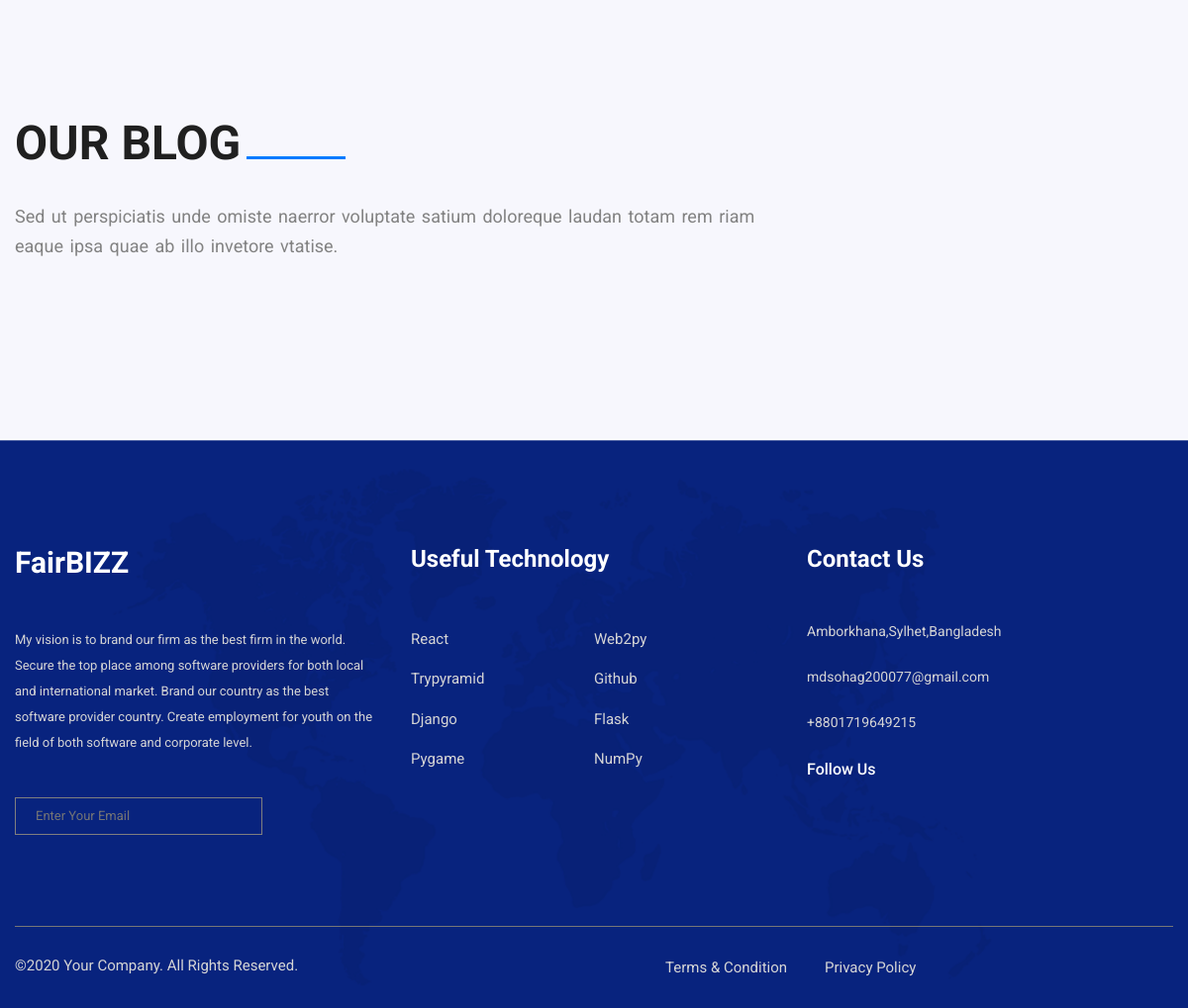
The app's page / (lower part), older data.
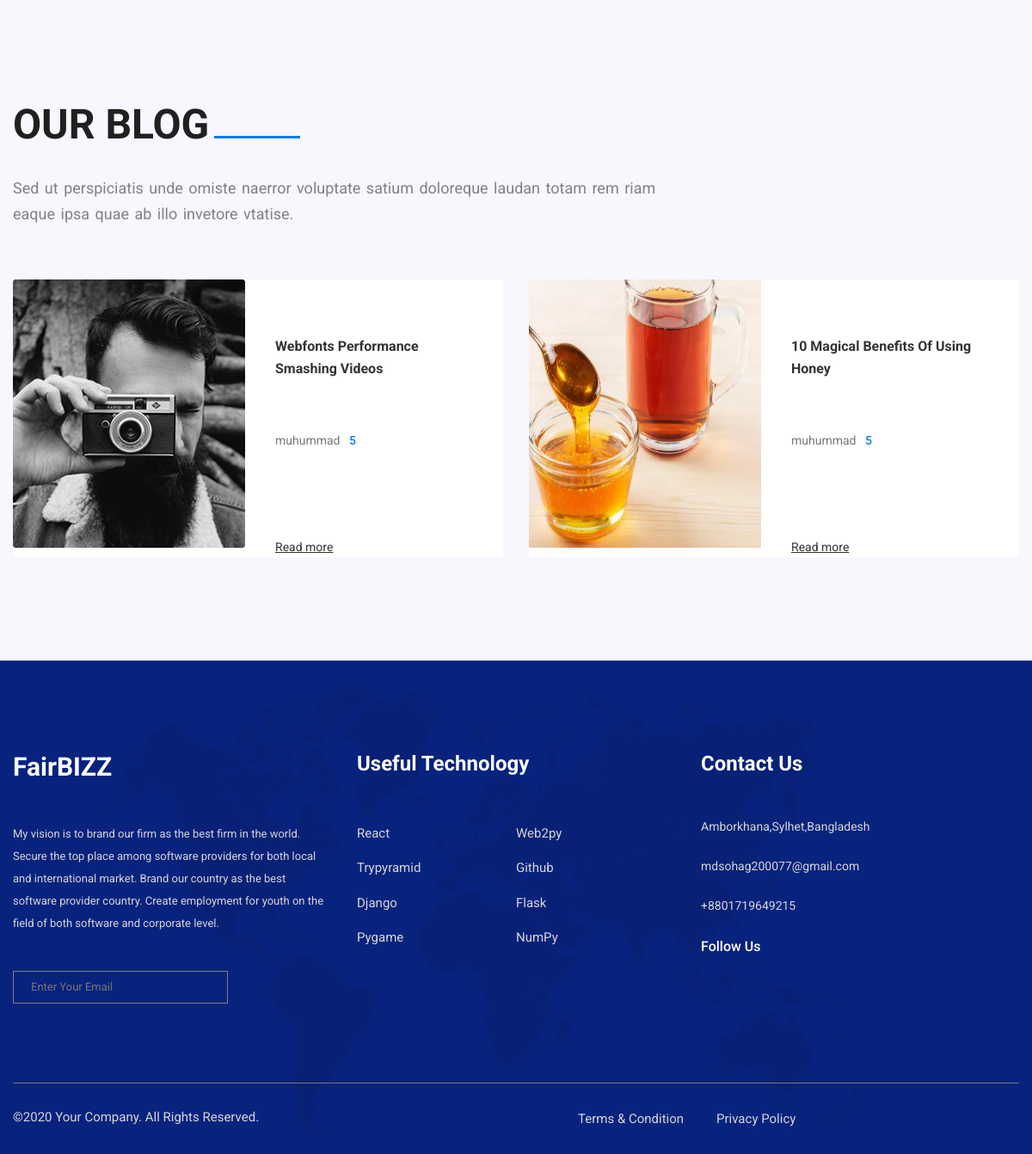
The same page, newer data.
### portfolio/models.py (models this page shows, shortened)
class Blog(models.Model):
    image=models.FileField(upload_to='blog')
    title=models.CharField(max_length=400)
    comments=models.CharField(max_length=400)
    admin_name=models.ForeignKey(User, on_delete=models.CASCADE)
    read_more=models.URLField(max_length=500)

### portfolio/views.py (the view)
# urls.py: path('',views.index,name="indexPage" )
def index(request):
    sliders=HomeSlider.objects.all()
    aboutUs=About.objects.get()
    aboutPerformance=AboutPerformance.objects.all()
    serviceAll=Service.objects.all()
    live_work=Live_work.objects.get()
    caseWork=CaseWork.objects.all()
    contactSlider=Contact.objects.all()
    companyBrand=CompanyBrand.objects.all()
    fQuestion=FQuestion.objects.all()
    blogs=Blog.objects.all()
    context={
        'sliders':sliders,
        'aboutUs':aboutUs,
        'aboutPerformance':aboutPerformance,
        'serviceAll':serviceAll,
        'live_work':live_work,
        'caseWork':caseWork,
        'contactSlider':contactSlider,
        'companyBrand':companyBrand,
        'fQuestion':fQuestion,
        'blogs':blogs,
    }
    return render(request,'index.html',context)

### templates/index.html (shortened to what this page needs)
{% extends 'base.html' %}
{% load static %}
{% block body %}
    <main>
        <section id="blog" class="blog-area">
            <div class="container">
                <div class="blog-section">
                    <h1 class="wow fadeInUp" data-wow-duration="2.5s" data-wow-delay=".2s">Our Blog<span></span></h1>
                    <p class="wow fadeInRight" data-wow-duration="3s" data-wow-delay=".2s">Sed ut perspiciatis unde omiste naerror voluptate satium doloreque laudan totam rem riam eaque ipsa quae ab illo invetore vtatise.</p>
                </div>
                <div class="row ">
                    {% for singleBlog in blogs %}
                        <div class="col-md-6 col-lg-6 col-xl-6 wow fadeInRight" data-wow-duration="2.5s" data-wow-delay=".2s">
                            <div class="latest-blog blog-bg">
                                <div class="row">
                                    <div class="col-md-6 col-lg-6 col-xl-6">
                                        <div class="blog-img">
                                            <img style='height:312px' src="{{singleBlog.image.url}}" alt="">
                                        </div>
                                    </div>
                                    <div class="col-md-6 col-lg-6 col-xl-6">
                                        <div class="latest-blog-content">
                                            <h1>{{singleBlog.title}}</h1>
                                            <div class="meta-box">
                                                <span>{{singleBlog.admin_name}}<span>
                                                <a href="#"><span>{{singleBlog.comments}}</span></a>
                                            </div>
                                            <div class="read-more">
                                                <a target="_blank" href="{{singleBlog.read_more}}">Read more</a>
                                            </div>
                                        </div>
                                    </div>
                                </div>
                            </div>
                        </div>
                    {% endfor %}
                </div>
            </div>
        </section>
    </main>
{% endblock body %}

### templates/base.html (shortened to what this page needs)
{% load static %}
<!DOCTYPE html>
<html lang="en">
    <head>
        <link rel="stylesheet" href="{% static 'bd/css/bootstrap.min.css' %}">
        <link rel="stylesheet" href="{% static 'bd/css/icofont.min.css' %}">
        <link rel="stylesheet" href="{% static 'bd/css/animate.min.css' %}">
        <link rel="stylesheet" href="{% static 'bd/css/owl.carousel.min.css' %}">
        <link rel="stylesheet" href="{% static 'bd/css/owl.theme.default.min.css' %}">
        <link rel="stylesheet" href="{% static 'bd/css/magnific-popup.css' %}">
        <link rel="stylesheet" href="{% static 'bd/css/nice-select.css' %}">
        <link rel="stylesheet" href="{% static 'bd/css/slick.css' %}">
        <link rel="stylesheet" href="{% static 'bd/css/style.css' %}">
        <link rel="stylesheet" href="{% static 'bd/css/responsive.css' %}">
        </head>
    <body data-spy="scroll" data-offset="70">
        {% block body %}
        {% endblock body %}
        <footer id="contact" class="footer-area">
            <div class="footer-top">
                <div class="container">
                    <div class="row">
                        <div class="col-sm-4 col-md-4 col-lg-4 col-xl-4">
                            <div class="footer-left-section">
                                <h1>FairBIZZ</h1>
                                <p>My vision is to brand our firm as the best firm in the world. Secure the top place among software providers for both local and international market. Brand our country as the best software provider country. Create employment for youth on the field of both software and corporate level. </p>
                            </div>
                            <div class="input-btn">
                               <input type="email" name="" id="email" placeholder="Enter Your Email">
                               <a href="#"><i class='icofont-arrow-right'></i></a>
                            </div>
                        </div>
                        <div class="col-sm-4 col-md-4 col-lg-4 col-xl-4 middle">
                            <div class="footer-middle-section">
                                <h1>Useful Technology</h1>
                                <div class="f-middle-menu">
                                    <ul>
                                        <li><a href="https://reactjs.org/">React</a></li>
                                        <li><a href="http://www.web2py.com/">Web2py</a></li>
                                        <li><a href="https://trypyramid.com/">Trypyramid</a></li>
                                        <li><a href="https://github.com/">Github</a></li>
                                        <li><a href="https://www.djangoproject.com/">Django</a></li>
                                        <li><a href="https://flask.palletsprojects.com/en/1.1.x/">Flask</a></li>
                                        <li><a href="https://www.pygame.org/news">Pygame</a></li>
                                        <li><a href="https://numpy.org/">NumPy</a></li>
                                    </ul>
                                </div>
                            </div>
                        </div>
                        <div class="col-sm-4 col-md-4 col-lg-4 col-xl-4">
                            <div class="footer-right-right">
                                <h1>Contact Us</h1>
                                <ul>
                                    <li>Amborkhana,Sylhet,Bangladesh</li>
                                    <li>mdsohag200077@gmail.com</li>
                                    <li>+8801719649215</li>
                                </ul>
                                <div class="f-right-links d-flex">
                                    <span>follow us</span>
                                    <li>
                                        <a target="_blank" href="https://www.facebook.com/"><i class="icofont-facebook"></i></a>
                                    </li>
                                    <li>
                                        <a target="_blank" href="https://twitter.com/login"><i class="icofont-twitter"></i></a>
                                    </li>
                                    <li>
                                        <a target="_blank" href="https://support.google.com/plus/answer/1301225?co=GENIE.Platform%3DDesktop&hl=en"><i class="icofont-google-plus"></i></a>
                                    </li>
                                    <li>
                                        <a target="_blank" href="https://www.instagram.com/accounts/login/?hl=en"><i class="icofont-instagram"></i></a>
                                    </li>
                                </div>
                            </div>
                        </div>
                    </div>
                </div>
            </div>
            <div class="container">
                <div class="footer-buttom">
                    <div class="row">
                        <div class="col-md-4 col-lg-6 col-xl-6">
                            <div class="fb-copyright">
                                <h1>©2020 Your Company. All Rights Reserved.</h1>
                            </div>
                        </div>
                        <div class="col-md-8 col-lg-6 col-xl-6">
                            <div class="fb-condition">
                                <ul>
                                    <a target="_blank" href="https://www.termsandconditionsgenerator.com/"><li>Terms & Condition</li></a>
                                    <a target="_blank" href="https://www.termsandconditionsgenerator.com/"><li>Privacy Policy</li></a>
                                </ul>
                            </div>
                        </div>
                    </div>
                </div>
            </div>
        </footer>
    </body>
</html>

### static/bd/css/style.css (style rules this page uses)
html,body { margin: 0; padding: 0; overflow-x: hidden; width: 100%; font-family: 'Roboto', sans-serif; }
p { color: #7b7b7b; font-size: 15px; line-height: 26px; }
.blog-area { padding: 118px 0px; background-color: #f7f7fd; }
.blog-area .blog-section h1 { font-size: 48px; color: #202020; font-weight: 700; text-transform: uppercase; margin: 0; }
.blog-area .blog-section h1 span { display: inline-block; width: 100px; height: 3px; background-color: #007bff; margin-left: 6px; }
.blog-area .blog-section p { font-size: 18px; color: #828282; line-height: 1.7; word-spacing: 2px; margin: 0; padding-top: 30px; padding-bottom: 60px; max-width: 800px; }
.blog-bg { background-color: #ffffff; }
.latest-blog .latest-blog-content { padding: 48px 0px 34px 18px; }
.latest-blog .latest-blog-content h1 { font-size: 16px; color: #333333; font-weight: bold; width: 231px; line-height: 26px; margin: 0; text-transform: capitalize; }
.latest-blog .latest-blog-content .meta-box { padding: 37px 0px 93px 0px; }
.latest-blog .latest-blog-content .meta-box span { font-size: 14px; color: #777777; font-weight: 400; }
.latest-blog .latest-blog-content .meta-box a span { font-size: 14px; color: #007bff; font-weight: 500; padding-left: 7px; }
.latest-blog .latest-blog-content .read-more a { font-size: 14px; color: #333333; font-weight: 400; transition: .2s; text-decoration: underline; }
.footer-area { background-image: url('../img/footer/1.png'); background-position: center; background-size:cover; background-repeat: no-repeat; position: relative; }
.footer-area .footer-top { padding: 119px 0px 111px 0px; }
.footer-area .footer-left-section h1 { font-size: 30px; color: #ffffff; font-weight: 700; }
.footer-area .footer-left-section p { font-size: 13px; color: #d5d5d5; line-height: 26px; margin: 0; padding: 39px 0px 42px 0px; }
.footer-area .input-btn input { width: 250px; height: 38px; border: 1px solid #7f7f7f; background: transparent; font-size: 13px; color: #999999; padding-left: 20px; outline: 0; }
.footer-area .input-btn a i { position: absolute; margin-left: -30px; margin-top: 13px; color: #ffffff; font-size: 14px; }
.footer-area .footer-middle-section h1 { font-size: 24px; color: #ffffff; font-weight: 700; margin: 0; }
.footer-area .footer-middle-section .f-middle-menu { margin-top: 55px; }
.footer-area .footer-middle-section .f-middle-menu ul { padding: 0; list-style-type: none; margin: 0; }
.footer-area .footer-middle-section .f-middle-menu li { width: 50%; margin-bottom:18px; float: left; }
.footer-area .footer-middle-section .f-middle-menu a { display: block; font-size: 15px; color: #d5d5d5; text-transform: capitalize; transition: .2s; }
.footer-right-right h1 { font-size: 24px; color: #ffffff; font-weight: 700; margin: 0; padding-bottom: 48px; }
.footer-right-right ul { padding: 0; list-style-type: none; margin: 0; }
.footer-right-right ul li { font-size: 14px; color: #d5d5d5; margin-bottom: 25px; font-weight: 400; }
.footer-right-right .f-right-links span { font-size: 16px; color: #ffffff; font-weight: 500; text-transform: capitalize; }
.footer-right-right .f-right-links li { list-style-type: none; padding-left: 18px; }
.footer-right-right .f-right-links li a { font-size: 14px; color: #999999; transition: .2s; }
.container .footer-buttom { border-top:1px solid #777777; }
.container .footer-buttom .fb-copyright h1 { font-size: 15px; color: #d5d5d5; font-weight: 400; margin: 0; padding: 30px 0px; display: block; }
.container .footer-buttom .fb-condition ul { margin: 0; list-style-type: none; }
.container .footer-buttom .fb-condition ul li { display: inline-block; padding: 30px 24px; font-size: 15px; color: #d5d5d5; }

### static/bd/css/responsive.css (style rules this page uses)
@media only screen and (min-width : 992px) and (max-width : 1200px) { .latest-blog .blog-img img { height: 100%; max-width: 100%; } }
@media only screen and (min-width : 992px) and (max-width : 1200px) { .latest-blog .latest-blog-content { padding: 65px 0px 0px 5px; } }
@media only screen and (min-width : 992px) and (max-width : 1200px) { .latest-blog .latest-blog-content .meta-box { padding: 58px 0px 100px 0px; } }
@media only screen and (min-width : 992px) and (max-width : 1200px) { .footer-area .footer-top { padding: 108px 0px 92px 0px; } }
@media only screen and (min-width : 992px) and (max-width : 1200px) { .container .footer-buttom .fb-condition ul li { padding: 30px 17px; } }

Row changes from the older to the newer data that the page shows:
added Blog: image (picture), title "Webfonts Performance Smashing Videos", admin_name "muhummad", comments "5"
added Blog: image (picture), title "10 Magical Benefits Of Using Honey", admin_name "muhummad", comments "5"
